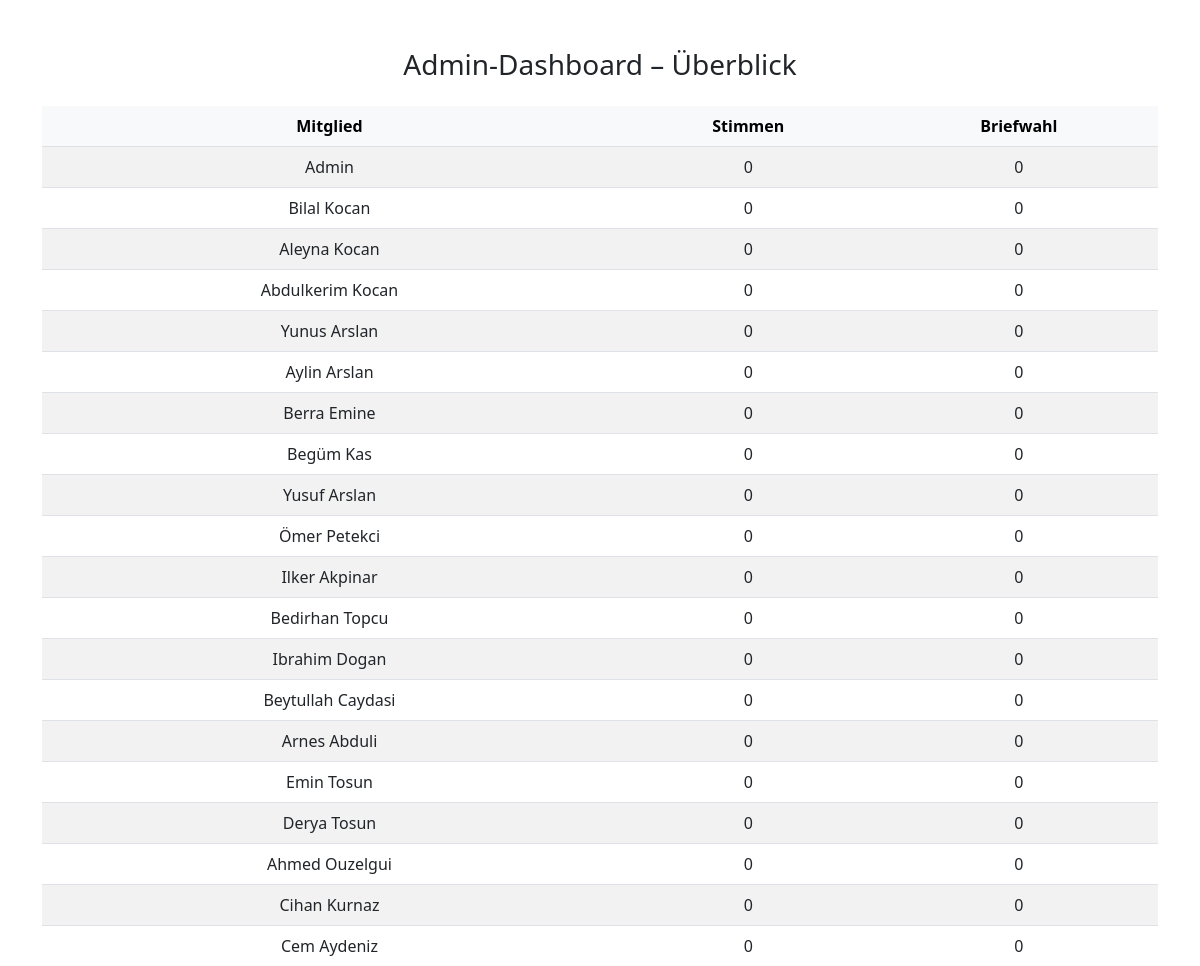
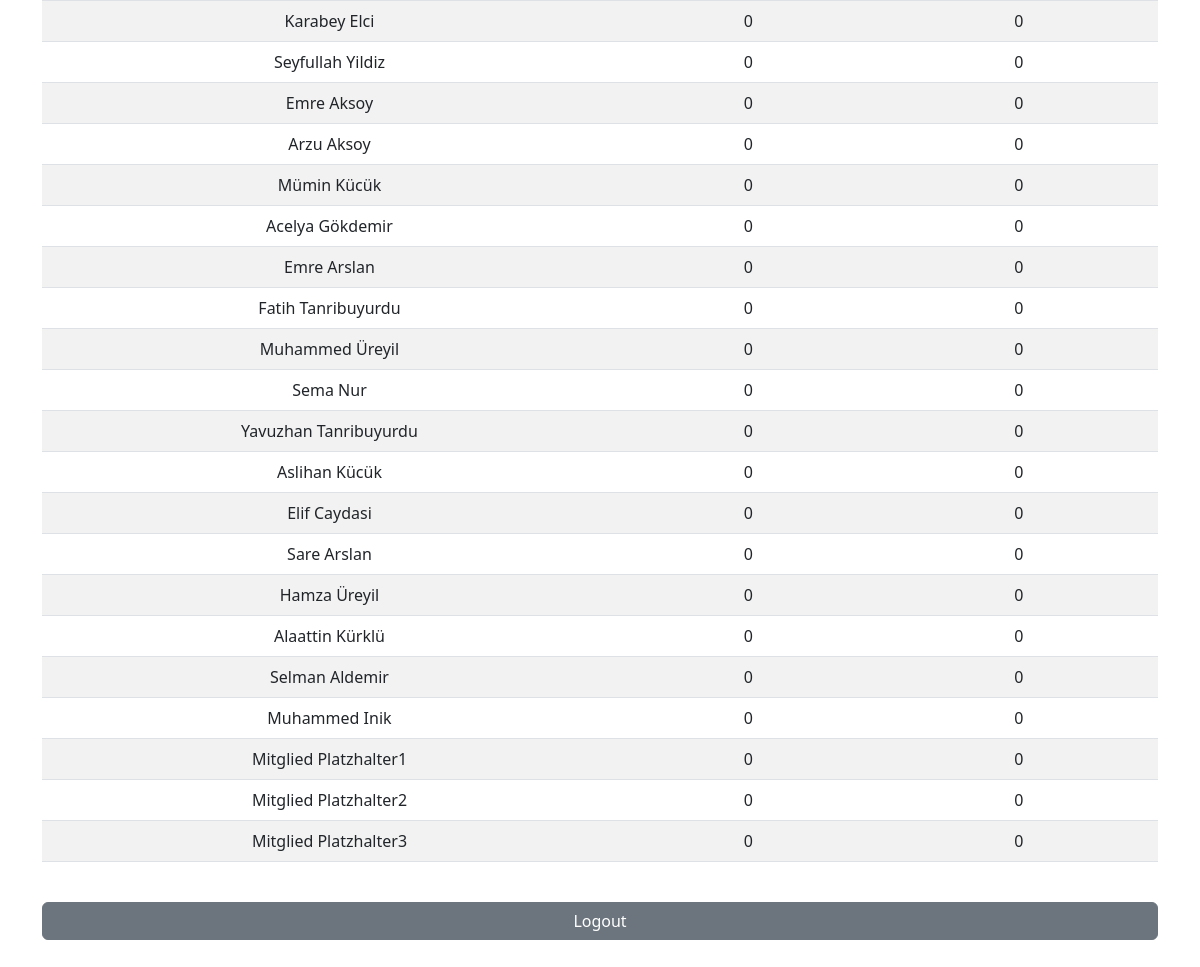
/dashboard (signed in), run on an earlier commit of the app's database (2 pictures, top to bottom).
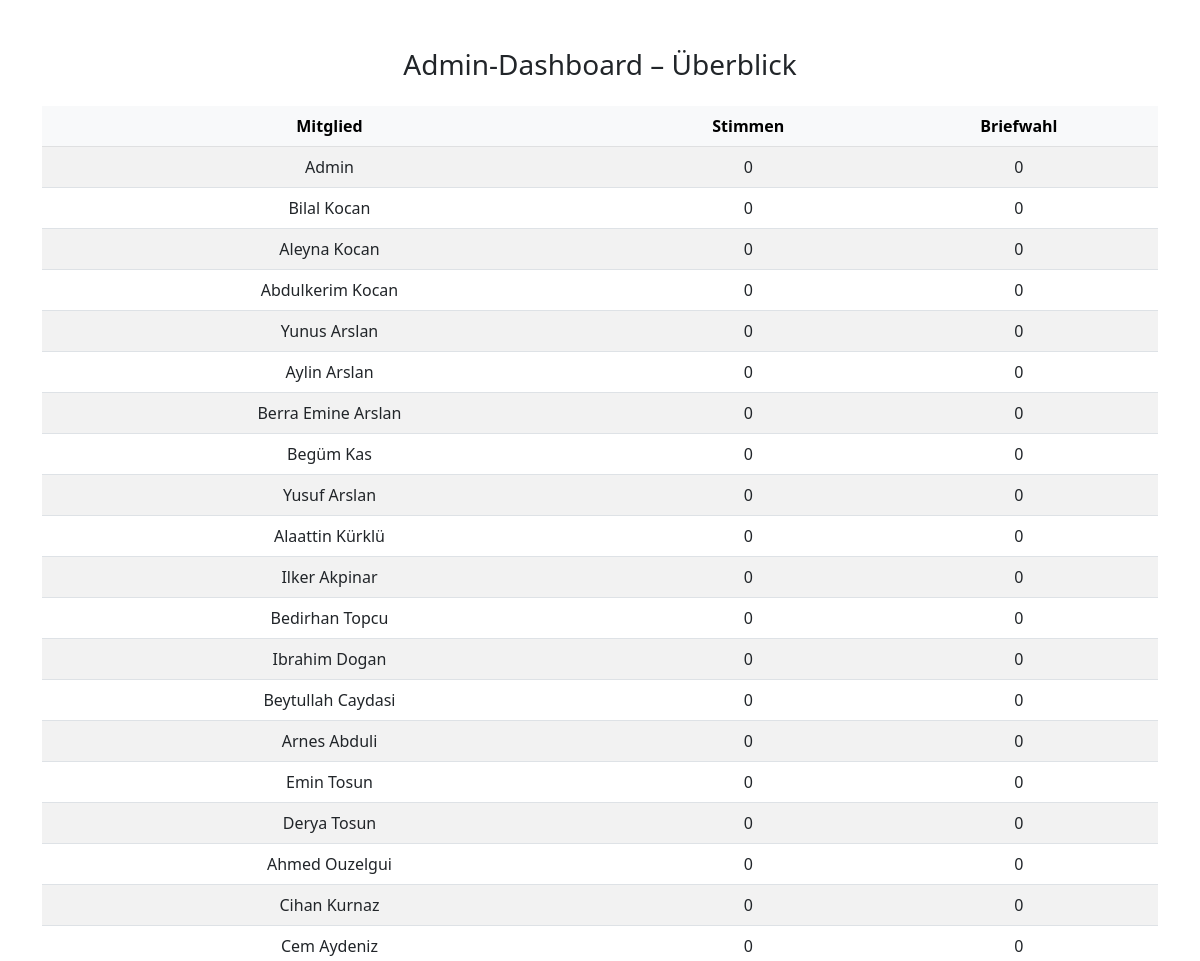
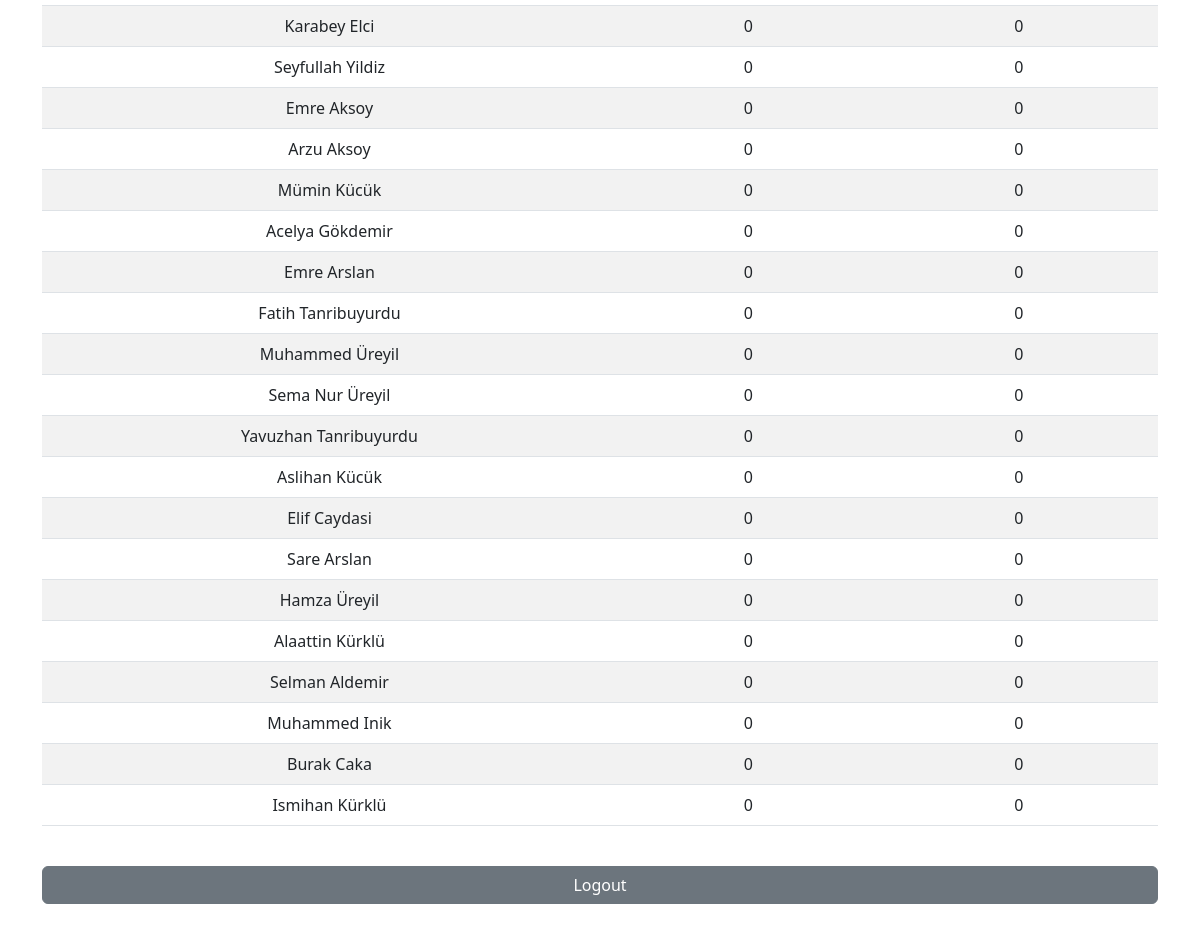
And on a later commit of the database (2 pictures, top to bottom).
### tables this page shows
CREATE TABLE users (
    id INTEGER PRIMARY KEY AUTOINCREMENT,
    name TEXT NOT NULL,
    password TEXT NOT NULL,
    is_admin INTEGER DEFAULT 0
);

### app.py (the view, shortened to what this page needs)
@app.route('/dashboard', methods=['GET', 'POST'])
def dashboard():
    if 'user_id' not in session:
        return redirect(url_for('login'))
    error = None
    try:
        conn = get_db()
        cur = conn.cursor()
        if session.get('is_admin'):
            cur.execute("""
                SELECT users.name, COUNT(entries.id) as total,
                       SUM(entries.briefwahl) as briefwahl
                FROM users LEFT JOIN entries ON users.id = entries.user_id
                GROUP BY users.id
            """)
            summary = cur.fetchall()
            return render_template('admin_dashboard.html', summary=summary)
    except Exception as e:
        return f"<h1>Fehler im Dashboard:</h1><p>{str(e)}</p>"

### app.py (called while the page is built)
def get_db():
    conn = sqlite3.connect(DATABASE)
    conn.row_factory = sqlite3.Row
    return conn

### templates/admin_dashboard.html (shortened to what this page needs)
<!doctype html>
<html lang="de">
<head>
  <link href="https://cdn.jsdelivr.net/npm/bootstrap@5.3.0/dist/css/bootstrap.min.css" rel="stylesheet">
</head>
<body class="container py-5">
  <h3 class="mb-4 text-center">Admin-Dashboard – Überblick</h3>
  <div class="table-responsive">
    <table class="table table-striped align-middle text-center">
      <thead class="table-light">
        <tr>
          <th>Mitglied</th>
          <th>Stimmen</th>
          <th>Briefwahl</th>
        </tr>
      </thead>
      <tbody>
        {% for row in summary %}
        <tr>
          <td>{{ row['name'] }}</td>
          <td>{{ row['total'] or 0 }}</td>
          <td>{{ row['briefwahl'] or 0 }}</td>
        </tr>
        {% endfor %}
      </tbody>
    </table>
  </div>
  <a href="{{ url_for('logout') }}" class="btn btn-secondary w-100 mt-4">Logout</a>
</body>
</html>

What changed in the data, as far as the page shows it:
removed users: name "Mitglied Platzhalter3", is_admin "0"
changed users: name "Berra Emine" → "Berra Emine Arslan"
changed users (number 10 of 40 on the later page): name "Ömer Petekci" → "Alaattin Kürklü"
changed users: name "Sema Nur" → "Sema Nur Üreyil"
changed users: name "Mitglied Platzhalter1" → "Burak Caka"
changed users: name "Mitglied Platzhalter2" → "Ismihan Kürklü"
